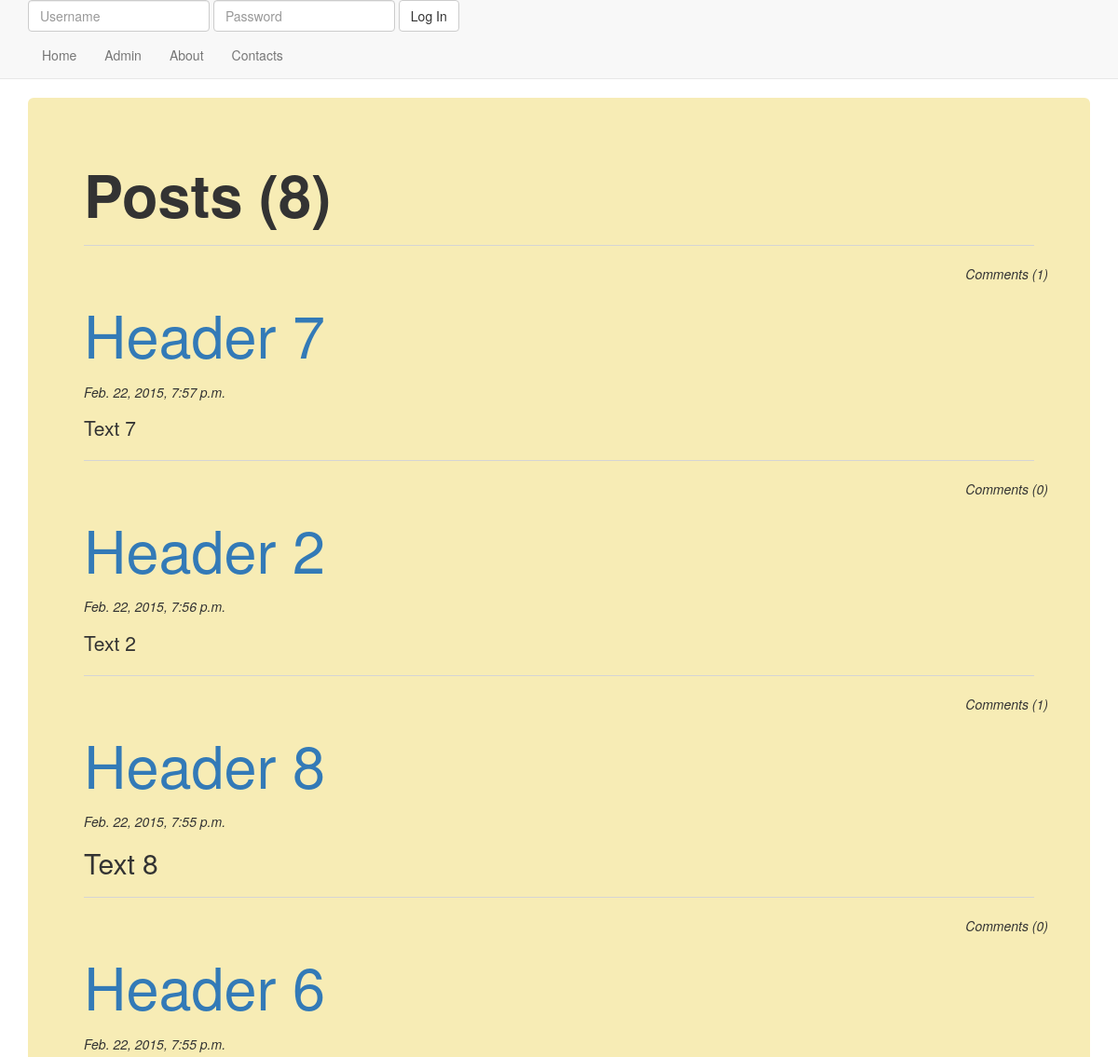
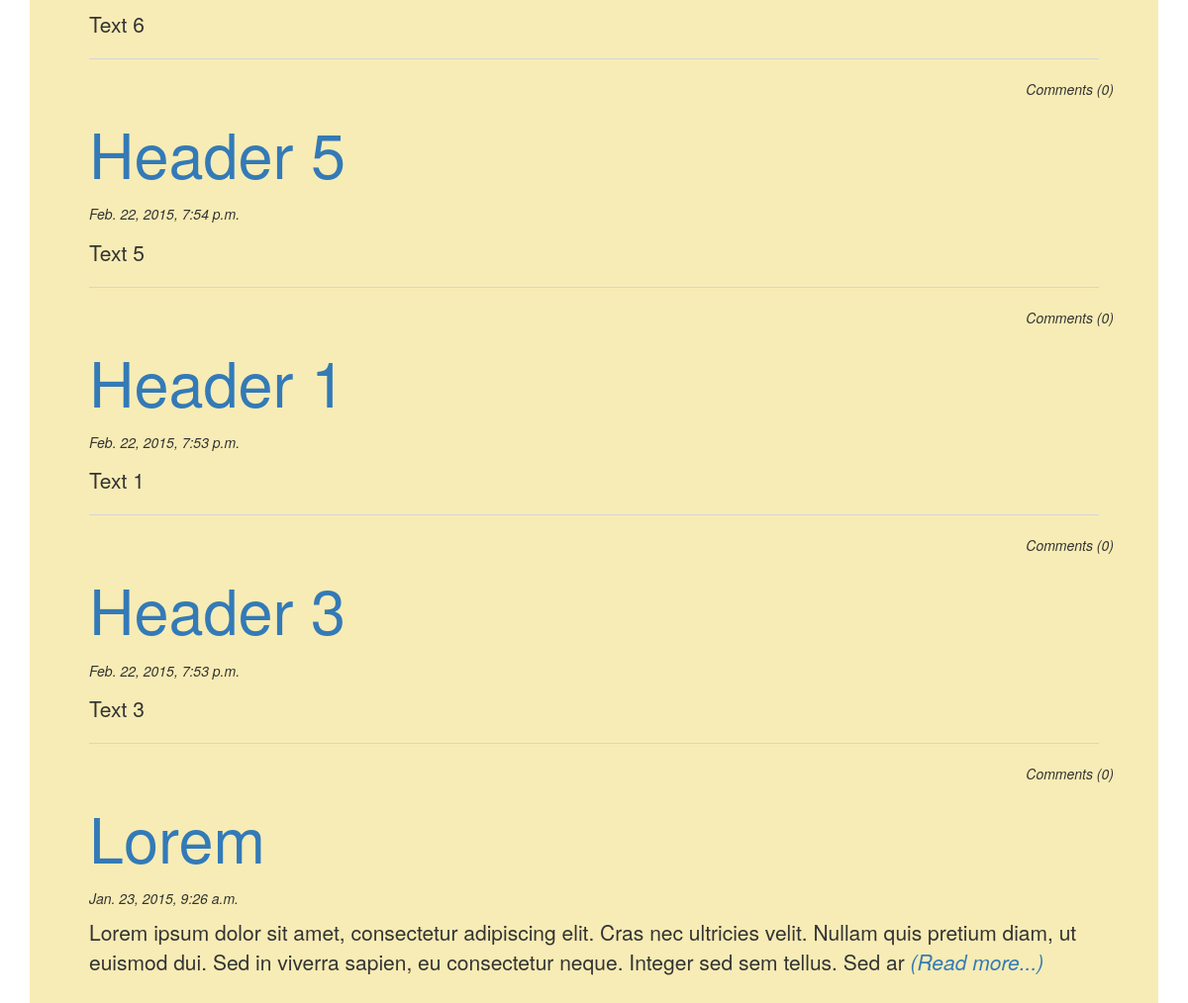
Before: / with the older database file (2 pictures, top to bottom).
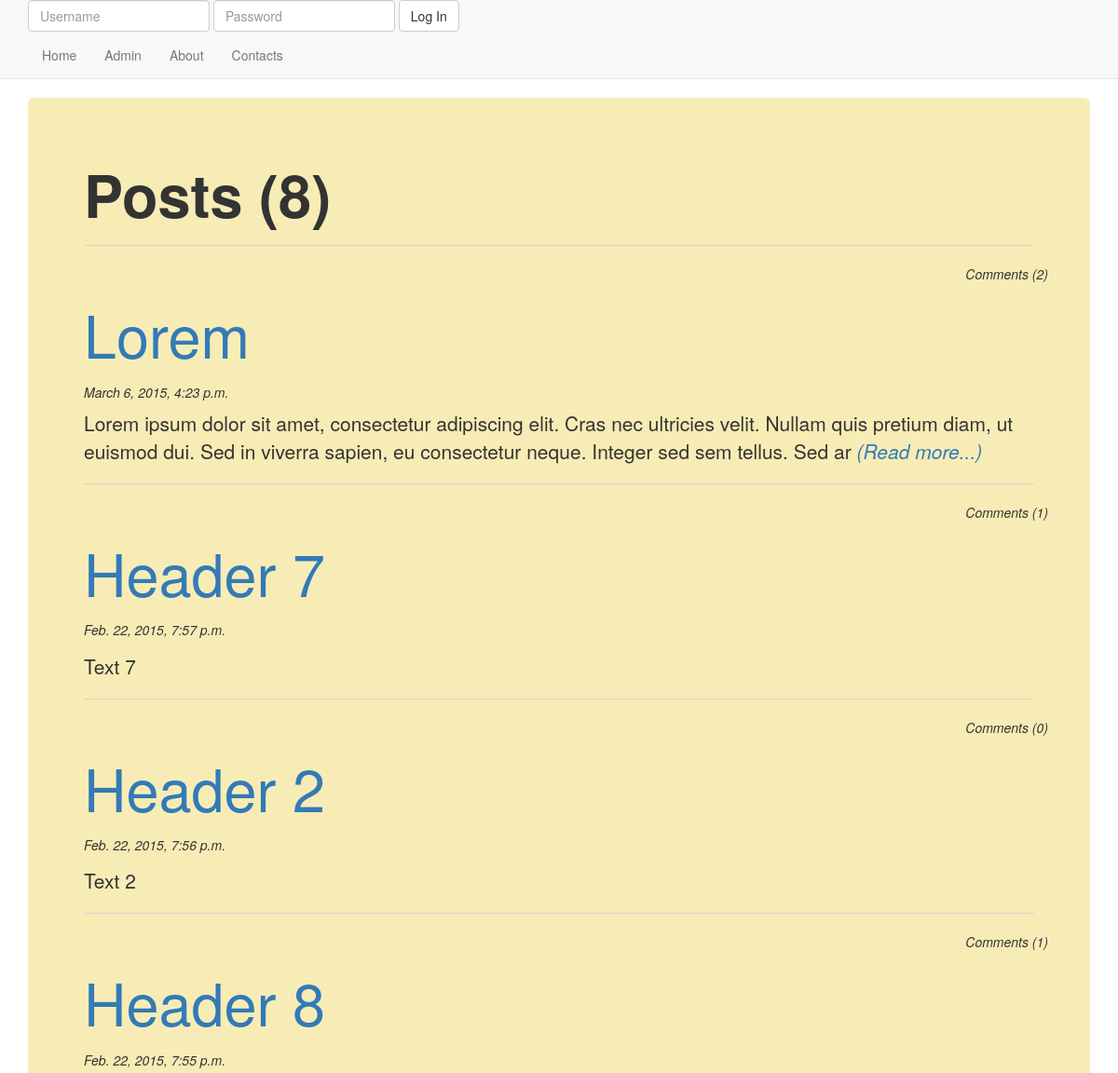
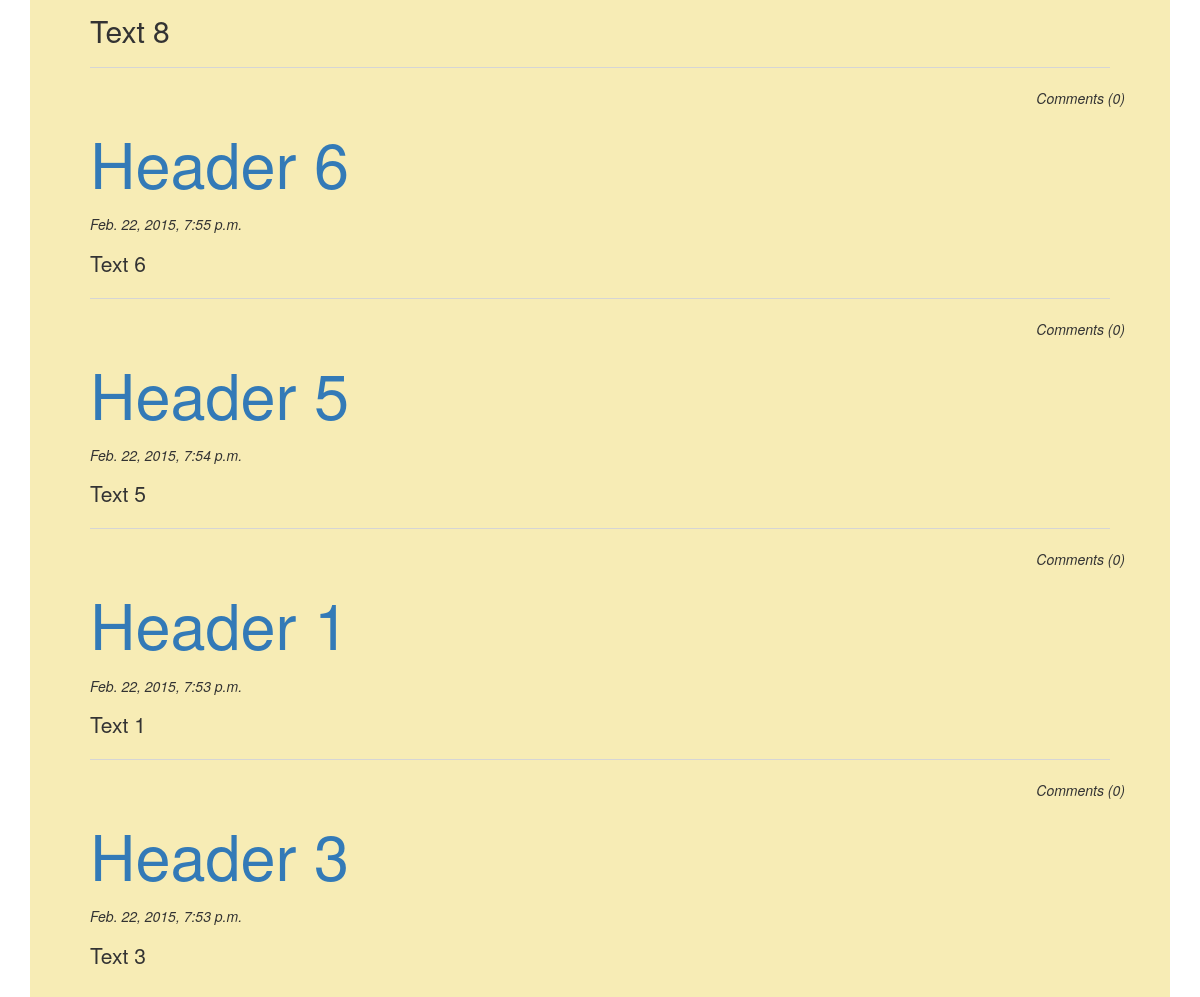
After: the same page with the newer database file (2 pictures, top to bottom).
### main/models.py (models this page shows, shortened)
class Post(models.Model):
    header = models.CharField(max_length=25)
    text = models.TextField()
    when = models.DateTimeField(auto_now=True)
    publish = models.BooleanField(default=True)
    def short_text(self):
        if len(self.text) <= 250:
            return self.text
        else:
            return self.text[:200] + '<a href="/posts/{}/"> <i>(Read more...)</i></a>'.format(self.id)

### main/views.py (the view)
# urls.py: url(r'^$', Posts.as_view()),
class Posts(View):
    def get(self, request):
        posts = Post.objects.filter(publish=True).order_by('-when')
        return HttpResponse(render(request, 'posts.html', {'posts': posts}))

### main/templates/posts.html (shortened to what this page needs)
{% extends "base.html" %}
{% block content %}
    <section class="container">
        <div class="jumbotron">
            <h1><b>Posts ({{ posts.count }})</b></h1>
        {% for post in posts %}
        <hr/>
            <div class="row">
                <div class="md-col-2 text-right">
                    <i>Comments ({{ post.comment_set.count }})</i>
                </div>
            </div>
            <div class="row">
                <div class="col-md-12">
                    <a href="/posts/{{ post.id }}/"><h1>{{ post.header }}</h1></a>
                </div>
            </div>
            <h5><i>{{ post.when }}</i></h5>
                <p>{{ post.short_text|safe }}</p>
        {% endfor %}
        </div>
    </section>
{% endblock content %}

Changed rows visible on the page:
changed Post "Lorem": comment_set.count "0" → "2"; when "Jan. 23, 2015, 9:26 a.m." → "March 6, 2015, 4:23 p.m."; moves up the list
